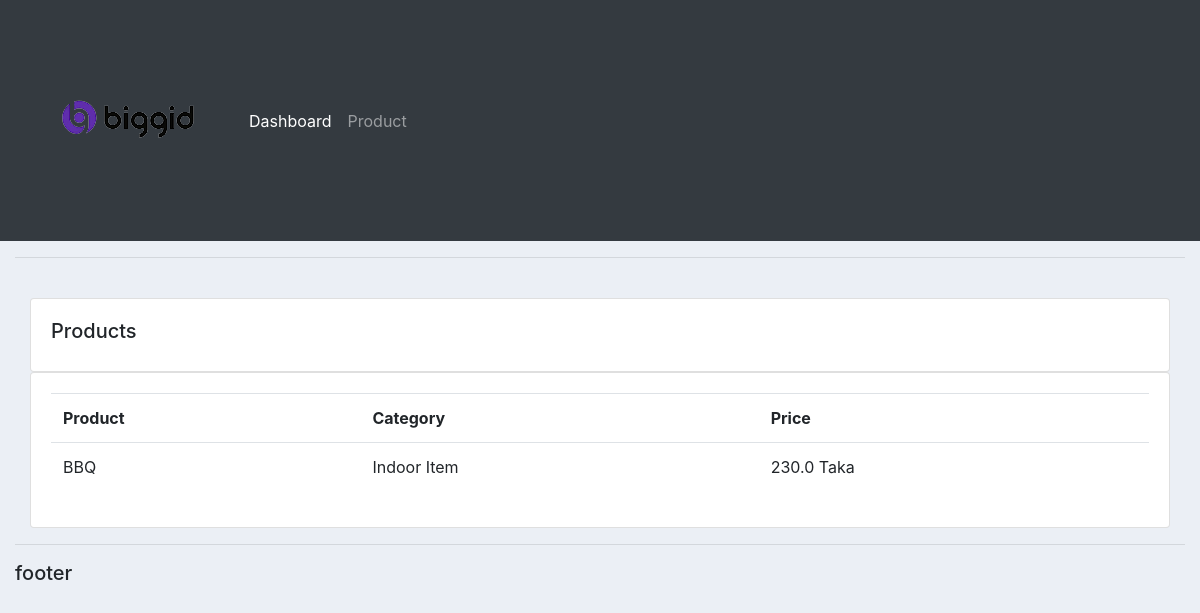
The app's page /product/ with its own data.
### accounts/models.py (models this page shows, shortened)
class Product(models.Model):
    CATEGORY = (
        ('Indoor Item', 'Indoor Item'),
        ('Outdoor Item', 'Outdoor Item'),
    )
    name = models.CharField(max_length=200, null=True)
    price = models.FloatField(null=True)
    category = models.CharField(max_length=200, null=True, choices=CATEGORY)
    Description = models.CharField(max_length=200, null=True, blank=True)
    date_created = models.DateTimeField(auto_now_add=True, null=True)
    tags = models.ManyToManyField(Tag)

### accounts/views.py (the view)
# urls.py: path('product/', views.product),
def product(request):
    products = Product.objects.all()
    return render(request, 'accounts/product.html', {'products': products})

### accounts/templates/accounts/product.html
{% extends 'accounts/main.html' %} {% block content %}
<div class="container-fluid">
  <br />
  <div class="row">
    <div class="col-md">
      <div class="card card-body">
        <h5>Products</h5>
      </div>
      <div class="card card-body">
        <table class="table">
          <tr>
            <th>Product</th>
            <th>Category</th>
            <th>Price</th>
          </tr>
          {% for i in products %}
          <tr>
            <td>{{i.name}}</td>
            <td>{{i.category}}</td>
            <td>{{i.price}} Taka</td>
          </tr>
          {% endfor %}
        </table>
      </div>
    </div>
  </div>
</div>
{% endblock %}

### accounts/templates/accounts/main.html (style rules this page uses)
body { background-color: #ebeff5; }

### records on screen
Product: name "BBQ", category "Indoor Item", price "230.0"
